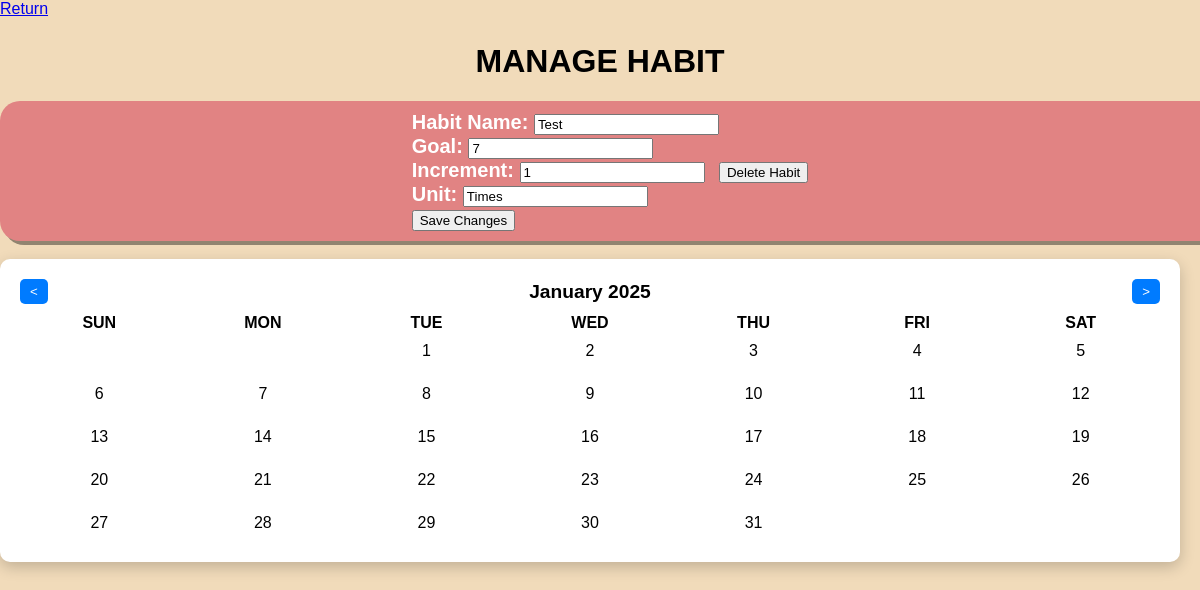
Screenshot of /ManageHabit.html?id=1 with the database file from the repository.
### tables this page shows
CREATE TABLE habits (
        id INTEGER PRIMARY KEY AUTOINCREMENT,
        Name TEXT NOT NULL,
        Goal INTEGER NOT NULL,
        Increment INTEGER NOT NULL,
        Unit TEXT NOT NULL,
        Progress INTEGER DEFAULT 0,
        Streak INTEGER DEFAULT 0
    );

### app.py (the view, shortened to what this page needs)
@app.route('/ManageHabit.html', methods=['GET'])
@app.route('/ManageHabit/<int:year>/<int:month>', methods=['GET', 'POST'])
def manage_habit(year=None, month=None):
    habit_id = request.args.get('id', type=int)
    errors = []
    habit = None
    if habit_id:
        habit = get_habit_by_id(habit_id)
        if not habit:
            errors.append('Habit not found')
    current_date = datetime(year or datetime.today().year, month or datetime.today().month, 1)
    calendar_data = get_calendar_data(current_date)
    return render_template('ManageHabit.html', calendar_data=calendar_data, current_date=current_date, habit=habit)

### app.py (called while the page is built)
def get_db_connection():
    conn = sqlite3.connect('Tracker.db')
    conn.row_factory = sqlite3.Row
    return conn

def get_calendar_data(date):
    first_day_of_month = date.replace(day=1)
    first_weekday, days_in_month = calendar.monthrange(date.year, date.month)
    days = []
    for day in range(1, days_in_month + 1):
        full_date = date.replace(day=day).strftime('%Y-%m-%d')
        status = date_statuses.get(full_date, None)  # Get status from date_statuses
        days.append({'day': day, 'full_date': full_date, 'status': status})
    month_year = date.strftime('%B %Y')
    return {
        'month_year': month_year,
        'days': days,
        'first_weekday': first_weekday,
    }

def get_habit_by_id(habit_id):
    conn = get_db_connection()
    cursor = conn.cursor()
    cursor.execute("SELECT * FROM habits WHERE id = ?", (habit_id,))
    habit = cursor.fetchone()
    conn.close()
    return habit

### templates/ManageHabit.html (shortened to what this page needs)
<!DOCTYPE html>
<html lang="en">
<head>
    <link rel="stylesheet" href="/static/styles.css">
</head>
<body>
    <div class="top-container">
        <a href="/Habit.html">Return</a>
        <h1>MANAGE HABIT</h1>
    </div>
    <div class="habit-info-container">
        <form action="/ManageHabit/{{ current_date.year }}/{{ current_date.month }}" method="POST">
          <label for="habit">Habit Name:</label>
          <input type="text" id="name" name="name" value="{{habit['Name']}}" required><br>
          <label for="goal">Goal:</label>
          <input type="number" id="goal" name="goal" value="{{habit['Goal']}}" required><br>
          <label type="text">Increment:</label>
          <input type="number" id="increment" name="increment" value="{{habit['Increment']}}" required><br>
          <label for="unit">Unit:</label>
          <input type="text" id="unit" name="unit" value="{{habit['unit']}}" required><br>
          <button type="submit">Save Changes</button>
        </form>
        <form action="/ManageHabit/{{ current_date.year }}/{{ current_date.month }}" method="POST">
          <button type="submit">Delete Habit</button>
        </form>
    </div>
    <br>
    <div class="calendar">
        <div class="header">
          <button onclick="window.location.href='/ManageHabit/{{ current_date.year - 1 if current_date.month == 1 else current_date.year }}/{{ 12 if current_date.month == 1 else current_date.month - 1 }}'">&lt;</button>
          <h1>{{ calendar_data.month_year }}</h1>
          <button onclick="window.location.href='/ManageHabit/{{ current_date.year + 1 if current_date.month == 12 else current_date.year }}/{{ 1 if current_date.month == 12 else current_date.month + 1 }}'">&gt;</button>
        </div>
        <div class="days">
          <div>Sun</div>
          <div>Mon</div>
          <div>Tue</div>
          <div>Wed</div>
          <div>Thu</div>
          <div>Fri</div>
          <div>Sat</div>
        </div>
        <div class="dates" style="display: grid; grid-template-columns: repeat(7, 1fr);">
          {% for _ in range(calendar_data.first_weekday) %}
            <div></div>
          {% endfor %}
          {% for day in calendar_data.days %}
            <div class="{{ day.status }}">
              {{ day.day }}
            </div>
          {% endfor %}
        </div>
      </div>
</body>
</html>

### static/styles.css (style rules this page uses)
body { background-color: #f1dbba; font-family: 'Arial', sans-serif; margin: 0; box-sizing: border-box; height: 100vh; display: flex; font-style: bold; flex-direction: column; }
h1 { text-align: center; margin-top: 25px; color: #000000; }
.habit-info-container { width: 100%; padding: 10px; background-color: #e18383; border-radius: 20px; color: white; display: flex; align-items: center; justify-content: center; font-size: 20px; font-weight: bold; box-shadow: 4px 4px rgba(0, 0, 0, 0.4); }
.calendar { width: 95%; background: white; border-radius: 10px; box-shadow: 0 5px 15px rgba(0, 0, 0, 0.2); padding: 20px; }
.header { display: flex; justify-content: space-between; align-items: center; margin-bottom: 10px; }
.header button { border: none; background: #007bff; color: white; padding: 5px 10px; border-radius: 5px; cursor: pointer; }
.header h1 { margin: 0; font-size: 1.2rem; text-align: center; }
.days, .dates { display: grid; grid-template-columns: repeat(7, 1fr); gap: 5px; text-align: center; }
.days div { font-weight: bold; text-transform: uppercase; }
.dates div { padding: 10px; border-radius: 5px; cursor: pointer; }

### rows the page displays
habits: name "Test", goal "7", increment "1", unit "Times"

### other values shown
{{ calendar_data.month_year }} "January 2025"
{{ day.day }} "1" "2" "3" "4" "5" "6" "7" "8" "9" "10" "11" "12" "13" "14" "15" "16" "17" "18" "19" "20" "21" "22" "23" "24" "25" "26" "27" "28" "29" "30" "31"
